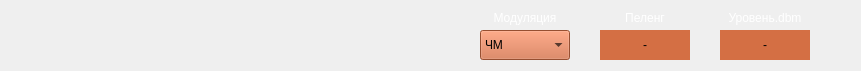
  <widget class="QWidget" name="widget_9" native="true">
   <property name="geometry">
    <rect>
     <x>810</x>
     <y>50</y>
     <width>861</width>
     <height>71</height>
    </rect>
   </property>
   <widget class="QLabel" name="lbl_14">
    <property name="geometry">
     <rect>
      <x>480</x>
      <y>10</y>
      <width>90</width>
      <height>16</height>
     </rect>
    </property>
    <property name="styleSheet">
     <string notr="true">color: rgb(255, 255, 255);
font: 9pt &quot;MS Shell Dlg 2&quot;;</string>
    </property>
    <property name="text">
     <string>Модуляция</string>
    </property>
    <property name="alignment">
     <set>Qt::AlignCenter</set>
    </property>
   </widget>
   <widget class="QLabel" name="lbl_15">
    <property name="geometry">
     <rect>
      <x>600</x>
      <y>10</y>
      <width>90</width>
      <height>16</height>
     </rect>
    </property>
    <property name="styleSheet">
     <string notr="true">color: rgb(255, 255, 255);
font: 9pt &quot;MS Shell Dlg 2&quot;;</string>
    </property>
    <property name="text">
     <string>Пеленг</string>
    </property>
    <property name="alignment">
     <set>Qt::AlignCenter</set>
    </property>
   </widget>
   <widget class="QComboBox" name="cb_mod">
    <property name="geometry">
     <rect>
      <x>480</x>
      <y>30</y>
      <width>90</width>
      <height>30</height>
     </rect>
    </property>
    <property name="cursor">
     <cursorShape>PointingHandCursor</cursorShape>
    </property>
    <property name="styleSheet">
     <string notr="true">background-color: rgb(212, 111, 68)</string>
    </property>
    <item>
     <property name="text">
      <string>ЧМ</string>
     </property>
    </item>
    <item>
     <property name="text">
      <string>АМ</string>
     </property>
    </item>
    <item>
     <property name="text">
      <string>ППРЧ</string>
     </property>
    </item>
    <item>
     <property name="text">
      <string>qphase</string>
     </property>
    </item>
    <item>
     <property name="text">
      <string>freq</string>
     </property>
    </item>
   </widget>
   <widget class="QLabel" name="lbl_peleng">
    <property name="geometry">
     <rect>
      <x>600</x>
      <y>30</y>
      <width>90</width>
      <height>30</height>
     </rect>
    </property>
    <property name="styleSheet">
     <string notr="true">background-color: rgb(212, 111, 68)</string>
    </property>
    <property name="text">
     <string>-</string>
    </property>
    <property name="alignment">
     <set>Qt::AlignCenter</set>
    </property>
   </widget>
   <widget class="QLabel" name="lbl_peleng_2">
    <property name="geometry">
     <rect>
      <x>720</x>
      <y>30</y>
      <width>90</width>
      <height>30</height>
     </rect>
    </property>
    <property name="styleSheet">
     <string notr="true">background-color: rgb(212, 111, 68)</string>
    </property>
    <property name="text">
     <string>-</string>
    </property>
    <property name="alignment">
     <set>Qt::AlignCenter</set>
    </property>
   </widget>
   <widget class="QLabel" name="lbl_16">
    <property name="geometry">
     <rect>
      <x>720</x>
      <y>10</y>
      <width>90</width>
      <height>16</height>
     </rect>
    </property>
    <property name="styleSheet">
     <string notr="true">color: rgb(255, 255, 255);
font: 9pt &quot;MS Shell Dlg 2&quot;;</string>
    </property>
    <property name="text">
     <string>Уровень.dbm</string>
    </property>
    <property name="alignment">
     <set>Qt::AlignCenter</set>
    </property>
   </widget>
  </widget>
